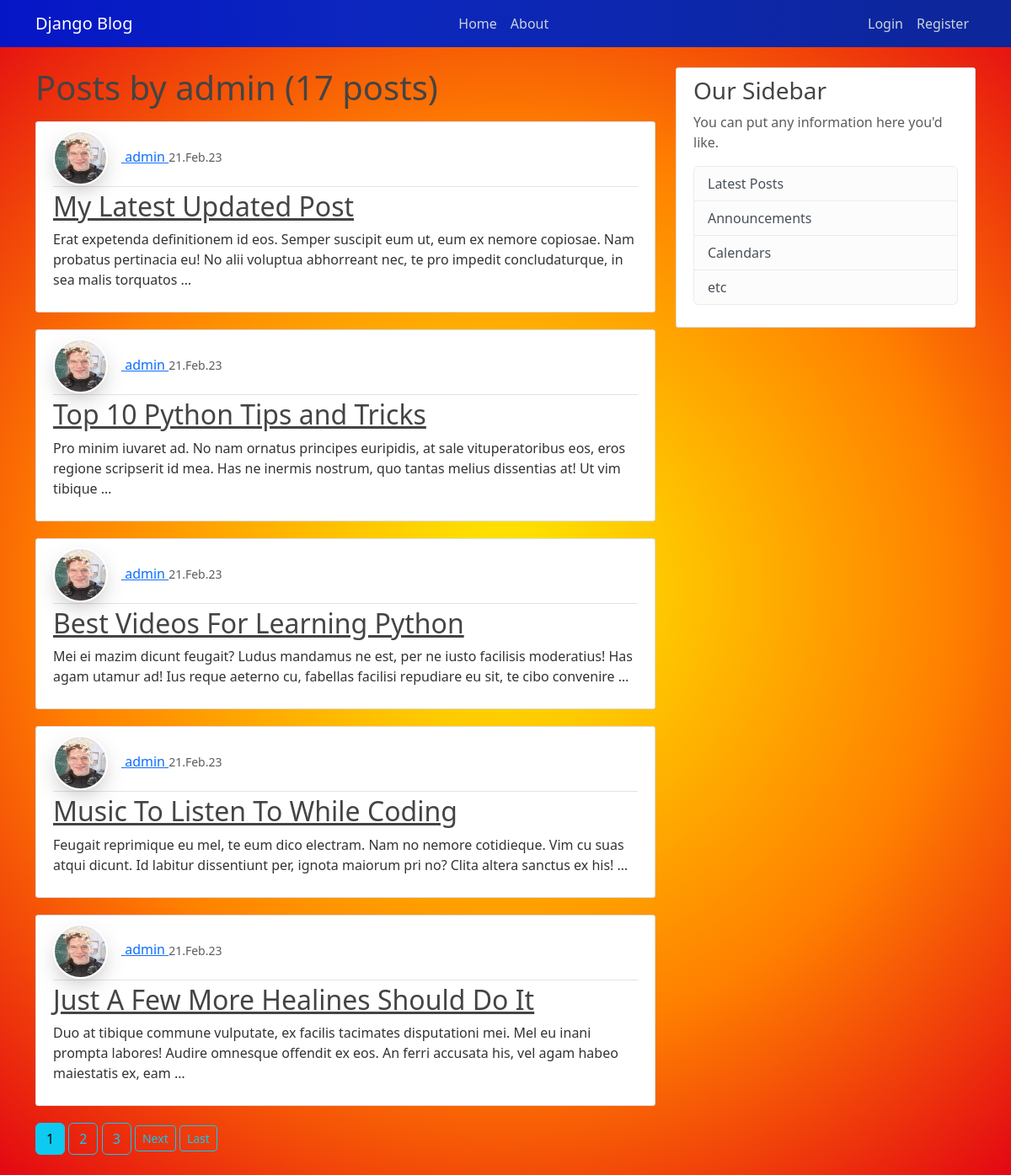
Screenshot of /user/admin with the database file from the repository.
### blog/models.py (models this page shows, shortened)
class Post(models.Model):
    title = models.CharField(max_length=100)
    content = models.TextField()
    date_posted = models.DateTimeField(default=timezone.now)
    author = models.ForeignKey(User, on_delete=models.CASCADE)

### users/models.py (models this page shows, shortened)
class Profile(models.Model):
    user = models.OneToOneField(User, on_delete=models.CASCADE)
    image = models.ImageField(default='typ.png', upload_to='profile_pics')

### blog/views.py (the view)
# urls.py: path('user/<str:username>', UserPostListView.as_view(), name='user-posts'),
class UserPostListView(ListView):
    model = Post
    template_name = 'blog/user_posts.html'
    context_object_name = 'posts'
    ordering = ['-date_posted']
    paginate_by = 5
    def get_queryset(self):
        user = get_object_or_404(User, username=self.kwargs.get('username'))
        return Post.objects.filter(author=user).order_by('-date_posted')

### blog/templates/blog/user_posts.html (shortened to what this page needs)
{% extends "blog/base.html" %}
{% block content %}
    <h1 class="mb-3">Posts by {{ view.kwargs.username }} ({{ page_obj.paginator.count }} posts) </h1>
    {% for post in posts %}
    <article class="media content-section">
        <div class="media-body">
        <div class="article-metadata">
            <a class="mr-2" href="{% url 'user-posts' post.author.username %}">
                <img class="rounded-circle article-img" src="{{ post.author.profile.image.url }}">
                {{ post.author }}
            </a>
            <small class="text-muted">{{ post.date_posted|date:'j.M.y' }}</small>
        </div>
        <h2><a class="article-title" href="{% url 'post-detail' post.id %}">{{ post.title }}</a></h2>
        <p class="article-content">{{ post.content|truncatewords:30 }} </p>
        </div>
    </article>
    {% endfor %}
    {% if is_paginated %}
        {% for num in page_obj.paginator.page_range %}
            {% if page_obj.number == num %}
                <a class="btn btn-info mb-4" href="?page={{ num }}">{{ num }}</a>
            {% elif num > page_obj.number|add:'-3' and num < page_obj.number|add:'3' %}
                <a class="btn btn-outline-info mb-4" href="?page={{ num }}">{{ num }}</a>
            {% endif %}
        {% endfor %}
        {% if page_obj.has_next %}
            <a class="btn btn-outline-info btn-sm mb-4" href="?page={{ page_obj.next_page_number }}">Next</a>
            <a class="btn btn-outline-info btn-sm mb-4" href="?page={{ page_obj.paginator.num_pages }}">Last</a>
        {% endif %}
    {% endif %}
{% endblock content %}

### blog/static/blog/main.css (style rules this page uses)
body { background: rgb(254,237,0); background: radial-gradient(circle, rgba(254,237,0,1) 0%, rgba(255,128,0,1) 58%, rgba(227,7,19,1) 100%); color: #333333; margin-top: 5rem; }
h1, h2, h3, h4, h5, h6 { color: #444444; }
.content-section { background: #ffffff; padding: 10px 20px; border: 1px solid #dddddd; border-radius: 3px; margin-bottom: 20px; }
.article-title { color: #444444; }
.article-content { white-space: pre-line; }
.article-img { height: 65px; width: 65px; margin-right: 16px; border: 2px solid #fff; box-shadow: 0 10px 30px -10px rgba(0,0,0,.4); }
.article-metadata { padding-bottom: 1px; margin-bottom: 4px; border-bottom: 1px solid #e3e3e3 }

### rows the page displays
Post: author.profile.image (picture), author "admin", date_posted "21.Feb.23", title "My Latest Updated Post", content "Erat expetenda definitionem id eos. Semper suscipit eum ut, eum ex nemore copiosae. Nam probatus pertinacia eu! No alii voluptua abhorreant nec, te pro impedit concludaturque, in sea malis torquatos …"
Post: author.profile.image (picture), author "admin", date_posted "21.Feb.23", title "Top 10 Python Tips and Tricks", content "Pro minim iuvaret ad. No nam ornatus principes euripidis, at sale vituperatoribus eos, eros regione scripserit id mea. Has ne inermis nostrum, quo tantas melius dissentias at! Ut vim tibique …"
Post: author.profile.image (picture), author "admin", date_posted "21.Feb.23", title "Best Videos For Learning Python", content "Mei ei mazim dicunt feugait? Ludus mandamus ne est, per ne iusto facilisis moderatius! Has agam utamur ad! Ius reque aeterno cu, fabellas facilisi repudiare eu sit, te cibo convenire …"
Post: author.profile.image (picture), author "admin", date_posted "21.Feb.23", title "Music To Listen To While Coding", content "Feugait reprimique eu mel, te eum dico electram. Nam no nemore cotidieque. Vim cu suas atqui dicunt. Id labitur dissentiunt per, ignota maiorum pri no? Clita altera sanctus ex his! …"
Post: author.profile.image (picture), author "admin", date_posted "21.Feb.23", title "Just A Few More Healines Should Do It", content "Duo at tibique commune vulputate, ex facilis tacimates disputationi mei. Mel eu inani prompta labores! Audire omnesque offendit ex eos. An ferri accusata his, vel agam habeo maiestatis ex, eam …"

### other values shown
{{ view.kwargs.username }} "admin"
{{ page_obj.paginator.count }} "17"
{{ num }} "1"
{{ num }} "2" "3"
